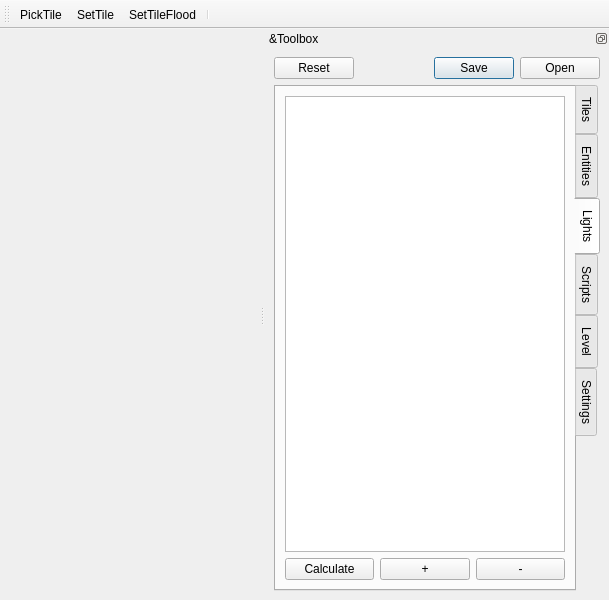
<?xml version="1.0" encoding="UTF-8"?>
<ui version="4.0">
 <class>MainWindow</class>
 <widget class="QMainWindow" name="MainWindow">
  <property name="geometry">
   <rect>
    <x>0</x>
    <y>0</y>
    <width>609</width>
    <height>600</height>
   </rect>
  </property>
  <property name="windowTitle">
   <string>Level Editor</string>
  </property>
  <property name="windowIcon">
   <iconset theme="applications-graphics">
    <normaloff>.</normaloff>.</iconset>
  </property>
  <property name="styleSheet">
   <string notr="true">QPushButton[noBorder=&quot;true&quot;] {
	border: none;
 	margin: 0px;
	padding: 0px;
}
QPushButton[noBorder=&quot;true&quot;]:checked {
	border: 2px solid #e02;
 	margin: 0px;
	padding: 0px;
}</string>
  </property>
  <widget class="QWidget" name="centralwidget"/>
  <widget class="QDockWidget" name="dockWidget_3">
   <property name="features">
    <set>QDockWidget::DockWidgetFloatable|QDockWidget::DockWidgetMovable</set>
   </property>
   <property name="windowTitle">
    <string>&amp;Toolbox</string>
   </property>
   <attribute name="dockWidgetArea">
    <number>2</number>
   </attribute>
   <widget class="QWidget" name="dockWidgetContents_3">
    <layout class="QVBoxLayout" name="verticalLayout_2">
     <item>
      <layout class="QVBoxLayout" name="verticalLayout">
       <item>
        <widget class="QDialogButtonBox" name="level_save_load_buttons">
         <property name="standardButtons">
          <set>QDialogButtonBox::Open|QDialogButtonBox::Reset|QDialogButtonBox::Save</set>
         </property>
         <property name="centerButtons">
          <bool>false</bool>
         </property>
        </widget>
       </item>
       <item>
        <widget class="QTabWidget" name="toolBox">
         <property name="tabPosition">
          <enum>QTabWidget::East</enum>
         </property>
         <property name="currentIndex">
          <number>2</number>
         </property>
         <widget class="QWidget" name="tabWidgetPage1">
          <attribute name="title">
           <string>Tiles</string>
          </attribute>
          <layout class="QVBoxLayout" name="verticalLayout_4">
           <item>
            <layout class="QHBoxLayout" name="horizontalLayout_2">
             <item>
              <layout class="QGridLayout" name="tiles_layout">
               <property name="sizeConstraint">
                <enum>QLayout::SetNoConstraint</enum>
               </property>
               <property name="spacing">
                <number>0</number>
               </property>
               <item row="0" column="0">
                <widget class="QPushButton" name="tile_wall_ceiling">
                 <property name="sizePolicy">
                  <sizepolicy hsizetype="Minimum" vsizetype="Minimum">
                   <horstretch>0</horstretch>
                   <verstretch>0</verstretch>
                  </sizepolicy>
                 </property>
                 <property name="toolTip">
                  <string>Ceiling</string>
                 </property>
                 <property name="text">
                  <string/>
                 </property>
                 <property name="iconSize">
                  <size>
                   <width>32</width>
                   <height>32</height>
                  </size>
                 </property>
                 <property name="checkable">
                  <bool>true</bool>
                 </property>
                 <property name="checked">
                  <bool>false</bool>
                 </property>
                 <property name="flat">
                  <bool>false</bool>
                 </property>
                 <property name="noBorder" stdset="0">
                  <bool>true</bool>
                 </property>
                </widget>
               </item>
               <item row="0" column="1">
                <widget class="QPushButton" name="tile_wall_north">
                 <property name="sizePolicy">
                  <sizepolicy hsizetype="Minimum" vsizetype="Minimum">
                   <horstretch>0</horstretch>
                   <verstretch>0</verstretch>
                  </sizepolicy>
                 </property>
                 <property name="toolTip">
                  <string>North Wall</string>
                 </property>
                 <property name="text">
                  <string/>
                 </property>
                 <property name="iconSize">
                  <size>
                   <width>32</width>
                   <height>32</height>
                  </size>
                 </property>
                 <property name="checkable">
                  <bool>true</bool>
                 </property>
                 <property name="checked">
                  <bool>false</bool>
                 </property>
                 <property name="flat">
                  <bool>false</bool>
                 </property>
                 <property name="noBorder" stdset="0">
                  <bool>true</bool>
                 </property>
                </widget>
               </item>
               <item row="1" column="0">
                <widget class="QPushButton" name="tile_wall_west">
                 <property name="sizePolicy">
                  <sizepolicy hsizetype="Minimum" vsizetype="Minimum">
                   <horstretch>0</horstretch>
                   <verstretch>0</verstretch>
                  </sizepolicy>
                 </property>
                 <property name="toolTip">
                  <string>West Wall</string>
                 </property>
                 <property name="text">
                  <string/>
                 </property>
                 <property name="iconSize">
                  <size>
                   <width>32</width>
                   <height>32</height>
                  </size>
                 </property>
                 <property name="checkable">
                  <bool>true</bool>
                 </property>
                 <property name="checked">
                  <bool>false</bool>
                 </property>
                 <property name="flat">
                  <bool>false</bool>
                 </property>
                 <property name="noBorder" stdset="0">
                  <bool>true</bool>
                 </property>
                </widget>
               </item>
               <item row="1" column="1">
                <widget class="QPushButton" name="tile_wall_all">
                 <property name="sizePolicy">
                  <sizepolicy hsizetype="Minimum" vsizetype="Minimum">
                   <horstretch>0</horstretch>
                   <verstretch>0</verstretch>
                  </sizepolicy>
                 </property>
                 <property name="text">
                  <string/>
                 </property>
                 <property name="icon">
                  <iconset theme="edit-select-all">
                   <normaloff>.</normaloff>.</iconset>
                 </property>
                 <property name="checkable">
                  <bool>true</bool>
                 </property>
                 <property name="flat">
                  <bool>false</bool>
                 </property>
                 <property name="noBorder" stdset="0">
                  <bool>true</bool>
                 </property>
                </widget>
               </item>
               <item row="1" column="2">
                <widget class="QPushButton" name="tile_wall_east">
                 <property name="sizePolicy">
                  <sizepolicy hsizetype="Minimum" vsizetype="Minimum">
                   <horstretch>0</horstretch>
                   <verstretch>0</verstretch>
                  </sizepolicy>
                 </property>
                 <property name="toolTip">
                  <string>East Wall</string>
                 </property>
                 <property name="text">
                  <string/>
                 </property>
                 <property name="iconSize">
                  <size>
                   <width>32</width>
                   <height>32</height>
                  </size>
                 </property>
                 <property name="checkable">
                  <bool>true</bool>
                 </property>
                 <property name="checked">
                  <bool>false</bool>
                 </property>
                 <property name="flat">
                  <bool>false</bool>
                 </property>
                 <property name="noBorder" stdset="0">
                  <bool>true</bool>
                 </property>
                </widget>
               </item>
               <item row="2" column="1">
                <widget class="QPushButton" name="tile_wall_south">
                 <property name="sizePolicy">
                  <sizepolicy hsizetype="Minimum" vsizetype="Minimum">
                   <horstretch>0</horstretch>
                   <verstretch>0</verstretch>
                  </sizepolicy>
                 </property>
                 <property name="toolTip">
                  <string>South Wall</string>
                 </property>
                 <property name="text">
                  <string/>
                 </property>
                 <property name="iconSize">
                  <size>
                   <width>32</width>
                   <height>32</height>
                  </size>
                 </property>
                 <property name="checkable">
                  <bool>true</bool>
                 </property>
                 <property name="checked">
                  <bool>false</bool>
                 </property>
                 <property name="flat">
                  <bool>false</bool>
                 </property>
                 <property name="noBorder" stdset="0">
                  <bool>true</bool>
                 </property>
                </widget>
               </item>
               <item row="2" column="0">
                <widget class="QPushButton" name="tile_wall_floor">
                 <property name="sizePolicy">
                  <sizepolicy hsizetype="Minimum" vsizetype="Minimum">
                   <horstretch>0</horstretch>
                   <verstretch>0</verstretch>
                  </sizepolicy>
                 </property>
                 <property name="toolTip">
                  <string>Floor</string>
                 </property>
                 <property name="text">
                  <string/>
                 </property>
                 <property name="iconSize">
                  <size>
                   <width>32</width>
                   <height>32</height>
                  </size>
                 </property>
                 <property name="checkable">
                  <bool>true</bool>
                 </property>
                 <property name="checked">
                  <bool>false</bool>
                 </property>
                 <property name="flat">
                  <bool>false</bool>
                 </property>
                 <property name="noBorder" stdset="0">
                  <bool>true</bool>
                 </property>
                </widget>
               </item>
              </layout>
             </item>
             <item>
              <layout class="QVBoxLayout" name="verticalLayout_3">
               <item>
                <widget class="QLabel" name="label_7">
                 <property name="text">
                  <string>Properties</string>
                 </property>
                </widget>
               </item>
               <item>
                <widget class="QDoubleSpinBox" name="tile_height">
                 <property name="specialValueText">
                  <string>Height (0)</string>
                 </property>
                 <property name="prefix">
                  <string/>
                 </property>
                 <property name="singleStep">
                  <double>0.100000000000000</double>
                 </property>
                </widget>
               </item>
               <item>
                <widget class="QDoubleSpinBox" name="tile_notch">
                 <property name="specialValueText">
                  <string>Notch (0)</string>
                 </property>
                 <property name="prefix">
                  <string/>
                 </property>
                 <property name="maximum">
                  <double>98.989999999999995</double>
                 </property>
                 <property name="singleStep">
                  <double>0.100000000000000</double>
                 </property>
                </widget>
               </item>
               <item>
                <widget class="QDoubleSpinBox" name="tile_notch_height">
                 <property name="specialValueText">
                  <string>Notch Height (0)</string>
                 </property>
                 <property name="singleStep">
                  <double>0.100000000000000</double>
                 </property>
                </widget>
               </item>
               <item>
                <widget class="QCheckBox" name="tileHeights">
                 <property name="text">
                  <string>Copy props?</string>
                 </property>
                </widget>
               </item>
               <item>
                <widget class="QLabel" name="tile_info">
                 <property name="text">
                  <string/>
                 </property>
                </widget>
               </item>
              </layout>
             </item>
            </layout>
           </item>
           <item>
            <widget class="QTabWidget" name="tabWidget">
             <property name="currentIndex">
              <number>1</number>
             </property>
             <widget class="QWidget" name="tab">
              <attribute name="title">
               <string>Textures</string>
              </attribute>
              <layout class="QVBoxLayout" name="verticalLayout_5">
               <item>
                <widget class="QListView" name="tile_list">
                 <property name="contextMenuPolicy">
                  <enum>Qt::ActionsContextMenu</enum>
                 </property>
                 <property name="editTriggers">
                  <set>QAbstractItemView::NoEditTriggers</set>
                 </property>
                 <property name="iconSize">
                  <size>
                   <width>32</width>
                   <height>32</height>
                  </size>
                 </property>
                </widget>
               </item>
              </layout>
             </widget>
             <widget class="QWidget" name="tab_2">
              <attribute name="title">
               <string>Decals</string>
              </attribute>
              <layout class="QVBoxLayout" name="verticalLayout_10">
               <item>
                <widget class="QLabel" name="label_8">
                 <property name="text">
                  <string>side x y w h tex blend</string>
                 </property>
                 <property name="textFormat">
                  <enum>Qt::PlainText</enum>
                 </property>
                </widget>
               </item>
               <item>
                <widget class="QPlainTextEdit" name="decalsText"/>
               </item>
               <item>
                <widget class="QPushButton" name="decalsUpdate">
                 <property name="text">
                  <string>Update</string>
                 </property>
                </widget>
               </item>
              </layout>
             </widget>
            </widget>
           </item>
          </layout>
         </widget>
         <widget class="QWidget" name="tabWidgetPage2">
          <attribute name="title">
           <string>Entities</string>
          </attribute>
          <layout class="QVBoxLayout" name="verticalLayout_9">
           <item>
            <layout class="QVBoxLayout" name="verticalLayout_8">
             <item>
              <widget class="QLabel" name="label_3">
               <property name="text">
                <string>Position (X Y Z)</string>
               </property>
              </widget>
             </item>
             <item>
              <layout class="QHBoxLayout" name="horizontalLayout_3">
               <item>
                <widget class="QDoubleSpinBox" name="ent_x"/>
               </item>
               <item>
                <widget class="QDoubleSpinBox" name="ent_y"/>
               </item>
               <item>
                <widget class="QDoubleSpinBox" name="ent_z"/>
               </item>
              </layout>
             </item>
             <item>
              <widget class="QLabel" name="label_4">
               <property name="text">
                <string>Bounding Box (Width / Height)</string>
               </property>
              </widget>
             </item>
             <item>
              <layout class="QHBoxLayout" name="horizontalLayout_5">
               <item>
                <widget class="QDoubleSpinBox" name="ent_width">
                 <property name="value">
                  <double>1.000000000000000</double>
                 </property>
                </widget>
               </item>
               <item>
                <widget class="QDoubleSpinBox" name="ent_height">
                 <property name="value">
                  <double>0.800000000000000</double>
                 </property>
                </widget>
               </item>
              </layout>
             </item>
             <item>
              <widget class="QLabel" name="label_5">
               <property name="text">
                <string>Visual Size (Width / Height)</string>
               </property>
              </widget>
             </item>
             <item>
              <layout class="QHBoxLayout" name="horizontalLayout_6">
               <item>
                <widget class="QDoubleSpinBox" name="ent_vis_width">
                 <property name="value">
                  <double>1.000000000000000</double>
                 </property>
                </widget>
               </item>
               <item>
                <widget class="QDoubleSpinBox" name="ent_vis_height">
                 <property name="value">
                  <double>1.000000000000000</double>
                 </property>
                </widget>
               </item>
              </layout>
             </item>
             <item>
              <widget class="QComboBox" name="ent_type">
               <item>
                <property name="text">
                 <string>Decoration</string>
                </property>
               </item>
               <item>
                <property name="text">
                 <string>Robby</string>
                </property>
               </item>
              </widget>
             </item>
             <item>
              <widget class="QListView" name="ent_list"/>
             </item>
             <item>
              <layout class="QHBoxLayout" name="horizontalLayout_4">
               <item>
                <widget class="QPushButton" name="ent_save">
                 <property name="text">
                  <string>Save</string>
                 </property>
                </widget>
               </item>
               <item>
                <widget class="QPushButton" name="ent_delete">
                 <property name="text">
                  <string>Delete</string>
                 </property>
                </widget>
               </item>
              </layout>
             </item>
            </layout>
           </item>
          </layout>
         </widget>
         <widget class="QWidget" name="tabLights">
          <attribute name="title">
           <string>Lights</string>
          </attribute>
          <layout class="QVBoxLayout" name="verticalLayout_12">
           <item>
            <layout class="QVBoxLayout" name="verticalLayout_11">
             <item>
              <widget class="QTableView" name="lightList">
               <attribute name="horizontalHeaderDefaultSectionSize">
                <number>40</number>
               </attribute>
              </widget>
             </item>
             <item>
              <layout class="QHBoxLayout" name="horizontalLayout">
               <item>
                <widget class="QPushButton" name="lightCalc">
                 <property name="text">
                  <string>Calculate</string>
                 </property>
                </widget>
               </item>
               <item>
                <widget class="QPushButton" name="lightAdd">
                 <property name="text">
                  <string>+</string>
                 </property>
                </widget>
               </item>
               <item>
                <widget class="QPushButton" name="lightRemove">
                 <property name="text">
                  <string>-</string>
                 </property>
                </widget>
               </item>
              </layout>
             </item>
            </layout>
           </item>
          </layout>
         </widget>
         <widget class="QWidget" name="tabWidgetPage3">
          <attribute name="title">
           <string>Scripts</string>
          </attribute>
         </widget>
         <widget class="QWidget" name="tabWidgetPage4">
          <attribute name="title">
           <string>Level</string>
          </attribute>
          <layout class="QVBoxLayout" name="verticalLayout_6">
           <item>
            <widget class="QLabel" name="label_6">
             <property name="text">
              <string>Player position (X Y Z Dir)</string>
             </property>
            </widget>
           </item>
           <item>
            <layout class="QHBoxLayout" name="horizontalLayout_7">
             <item>
              <widget class="QDoubleSpinBox" name="player_x"/>
             </item>
             <item>
              <widget class="QDoubleSpinBox" name="player_y"/>
             </item>
             <item>
              <widget class="QDoubleSpinBox" name="player_z"/>
             </item>
             <item>
              <widget class="QDoubleSpinBox" name="player_dir"/>
             </item>
            </layout>
           </item>
           <item>
            <widget class="QLabel" name="label">
             <property name="text">
              <string>Name</string>
             </property>
            </widget>
           </item>
           <item>
            <widget class="QLineEdit" name="level_name"/>
           </item>
           <item>
            <widget class="QLabel" name="label_2">
             <property name="text">
              <string>Description</string>
             </property>
            </widget>
           </item>
           <item>
            <widget class="QPlainTextEdit" name="level_text"/>
           </item>
           <item>
            <widget class="QDialogButtonBox" name="level_buttons">
             <property name="standardButtons">
              <set>QDialogButtonBox::Apply|QDialogButtonBox::Discard</set>
             </property>
            </widget>
           </item>
          </layout>
         </widget>
         <widget class="QWidget" name="tabWidgetPage5">
          <attribute name="title">
           <string>Settings</string>
          </attribute>
          <layout class="QVBoxLayout" name="verticalLayout_7">
           <item>
            <widget class="QCheckBox" name="setting_light">
             <property name="text">
              <string>Enable Lighting</string>
             </property>
             <property name="checked">
              <bool>true</bool>
             </property>
            </widget>
           </item>
           <item>
            <widget class="QCheckBox" name="setting_grid">
             <property name="text">
              <string>Draw Grid</string>
             </property>
            </widget>
           </item>
           <item>
            <spacer name="verticalSpacer_2">
             <property name="orientation">
              <enum>Qt::Vertical</enum>
             </property>
             <property name="sizeHint" stdset="0">
              <size>
               <width>20</width>
               <height>40</height>
              </size>
             </property>
            </spacer>
           </item>
          </layout>
         </widget>
        </widget>
       </item>
      </layout>
     </item>
    </layout>
   </widget>
  </widget>
  <widget class="QToolBar" name="toolBar">
   <property name="windowTitle">
    <string>toolBar</string>
   </property>
   <attribute name="toolBarArea">
    <enum>TopToolBarArea</enum>
   </attribute>
   <attribute name="toolBarBreak">
    <bool>false</bool>
   </attribute>
   <addaction name="actionPickTile"/>
   <addaction name="actionSetTile"/>
   <addaction name="actionSetTileFlood"/>
   <addaction name="separator"/>
  </widget>
  <action name="actionPickTile">
   <property name="icon">
    <iconset theme="tool_color_picker">
     <normaloff>.</normaloff>.</iconset>
   </property>
   <property name="text">
    <string>PickTile</string>
   </property>
   <property name="shortcut">
    <string>Ctrl+C</string>
   </property>
  </action>
  <action name="actionSetTile">
   <property name="icon">
    <iconset theme="tool_pen">
     <normaloff>.</normaloff>.</iconset>
   </property>
   <property name="text">
    <string>SetTile</string>
   </property>
   <property name="shortcut">
    <string>Ctrl+V</string>
   </property>
  </action>
  <action name="actionSetTileFlood">
   <property name="icon">
    <iconset theme="tool_flood_fill">
     <normaloff>.</normaloff>.</iconset>
   </property>
   <property name="text">
    <string>SetTileFlood</string>
   </property>
   <property name="shortcut">
    <string>Ctrl+F</string>
   </property>
  </action>
  <action name="texCopy">
   <property name="text">
    <string>Copy Texture</string>
   </property>
  </action>
 </widget>
 <resources>
  <include location="shaders.qrc"/>
 </resources>
 <connections>
  <connection>
   <sender>actionPickTile</sender>
   <signal>triggered()</signal>
   <receiver>MainWindow</receiver>
   <slot>onPickTile()</slot>
   <hints>
    <hint type="sourcelabel">
     <x>-1</x>
     <y>-1</y>
    </hint>
    <hint type="destinationlabel">
     <x>308</x>
     <y>299</y>
    </hint>
   </hints>
  </connection>
  <connection>
   <sender>level_save_load_buttons</sender>
   <signal>clicked(QAbstractButton*)</signal>
   <receiver>MainWindow</receiver>
   <slot>onSaveLoad(QAbstractButton*)</slot>
   <hints>
    <hint type="sourcelabel">
     <x>607</x>
     <y>80</y>
    </hint>
    <hint type="destinationlabel">
     <x>308</x>
     <y>299</y>
    </hint>
   </hints>
  </connection>
  <connection>
   <sender>setting_grid</sender>
   <signal>toggled(bool)</signal>
   <receiver>MainWindow</receiver>
   <slot>onSettingsGrid(bool)</slot>
   <hints>
    <hint type="sourcelabel">
     <x>570</x>
     <y>168</y>
    </hint>
    <hint type="destinationlabel">
     <x>308</x>
     <y>299</y>
    </hint>
   </hints>
  </connection>
  <connection>
   <sender>setting_light</sender>
   <signal>toggled(bool)</signal>
   <receiver>MainWindow</receiver>
   <slot>onSettingsLighting(bool)</slot>
   <hints>
    <hint type="sourcelabel">
     <x>570</x>
     <y>142</y>
    </hint>
    <hint type="destinationlabel">
     <x>308</x>
     <y>299</y>
    </hint>
   </hints>
  </connection>
  <connection>
   <sender>tile_list</sender>
   <signal>activated(QModelIndex)</signal>
   <receiver>MainWindow</receiver>
   <slot>onTileListSelected(QModelIndex)</slot>
   <hints>
    <hint type="sourcelabel">
     <x>443</x>
     <y>401</y>
    </hint>
    <hint type="destinationlabel">
     <x>308</x>
     <y>299</y>
    </hint>
   </hints>
  </connection>
  <connection>
   <sender>level_buttons</sender>
   <signal>clicked(QAbstractButton*)</signal>
   <receiver>MainWindow</receiver>
   <slot>onLevelTextApplyReset(QAbstractButton*)</slot>
   <hints>
    <hint type="sourcelabel">
     <x>443</x>
     <y>564</y>
    </hint>
    <hint type="destinationlabel">
     <x>308</x>
     <y>299</y>
    </hint>
   </hints>
  </connection>
  <connection>
   <sender>tile_wall_all</sender>
   <signal>toggled(bool)</signal>
   <receiver>tile_wall_west</receiver>
   <slot>setChecked(bool)</slot>
   <hints>
    <hint type="sourcelabel">
     <x>386</x>
     <y>249</y>
    </hint>
    <hint type="destinationlabel">
     <x>343</x>
     <y>249</y>
    </hint>
   </hints>
  </connection>
  <connection>
   <sender>tile_wall_all</sender>
   <signal>toggled(bool)</signal>
   <receiver>tile_wall_south</receiver>
   <slot>setChecked(bool)</slot>
   <hints>
    <hint type="sourcelabel">
     <x>386</x>
     <y>249</y>
    </hint>
    <hint type="destinationlabel">
     <x>386</x>
     <y>311</y>
    </hint>
   </hints>
  </connection>
  <connection>
   <sender>tile_wall_all</sender>
   <signal>toggled(bool)</signal>
   <receiver>tile_wall_north</receiver>
   <slot>setChecked(bool)</slot>
   <hints>
    <hint type="sourcelabel">
     <x>386</x>
     <y>249</y>
    </hint>
    <hint type="destinationlabel">
     <x>386</x>
     <y>186</y>
    </hint>
   </hints>
  </connection>
  <connection>
   <sender>tile_wall_all</sender>
   <signal>toggled(bool)</signal>
   <receiver>tile_wall_east</receiver>
   <slot>setChecked(bool)</slot>
   <hints>
    <hint type="sourcelabel">
     <x>386</x>
     <y>249</y>
    </hint>
    <hint type="destinationlabel">
     <x>430</x>
     <y>249</y>
    </hint>
   </hints>
  </connection>
  <connection>
   <sender>actionSetTile</sender>
   <signal>triggered()</signal>
   <receiver>MainWindow</receiver>
   <slot>onSetTile()</slot>
   <hints>
    <hint type="sourcelabel">
     <x>-1</x>
     <y>-1</y>
    </hint>
    <hint type="destinationlabel">
     <x>308</x>
     <y>299</y>
    </hint>
   </hints>
  </connection>
  <connection>
   <sender>ent_save</sender>
   <signal>clicked()</signal>
   <receiver>MainWindow</receiver>
   <slot>onEntitySave()</slot>
   <hints>
    <hint type="sourcelabel">
     <x>431</x>
     <y>578</y>
    </hint>
    <hint type="destinationlabel">
     <x>308</x>
     <y>299</y>
    </hint>
   </hints>
  </connection>
  <connection>
   <sender>ent_delete</sender>
   <signal>clicked()</signal>
   <receiver>MainWindow</receiver>
   <slot>onEntityDelete()</slot>
   <hints>
    <hint type="sourcelabel">
     <x>527</x>
     <y>563</y>
    </hint>
    <hint type="destinationlabel">
     <x>308</x>
     <y>299</y>
    </hint>
   </hints>
  </connection>
  <connection>
   <sender>actionSetTileFlood</sender>
   <signal>triggered()</signal>
   <receiver>MainWindow</receiver>
   <slot>onSetTileFlood()</slot>
   <hints>
    <hint type="sourcelabel">
     <x>-1</x>
     <y>-1</y>
    </hint>
    <hint type="destinationlabel">
     <x>308</x>
     <y>299</y>
    </hint>
   </hints>
  </connection>
  <connection>
   <sender>decalsUpdate</sender>
   <signal>clicked()</signal>
   <receiver>MainWindow</receiver>
   <slot>onDecalsUpdate()</slot>
   <hints>
    <hint type="sourcelabel">
     <x>434</x>
     <y>555</y>
    </hint>
    <hint type="destinationlabel">
     <x>308</x>
     <y>299</y>
    </hint>
   </hints>
  </connection>
  <connection>
   <sender>texCopy</sender>
   <signal>triggered()</signal>
   <receiver>MainWindow</receiver>
   <slot>onCopyTexName()</slot>
   <hints>
    <hint type="sourcelabel">
     <x>-1</x>
     <y>-1</y>
    </hint>
    <hint type="destinationlabel">
     <x>308</x>
     <y>299</y>
    </hint>
   </hints>
  </connection>
  <connection>
   <sender>lightAdd</sender>
   <signal>clicked()</signal>
   <receiver>MainWindow</receiver>
   <slot>onLightAdd()</slot>
   <hints>
    <hint type="sourcelabel">
     <x>581</x>
     <y>563</y>
    </hint>
    <hint type="destinationlabel">
     <x>416</x>
     <y>299</y>
    </hint>
   </hints>
  </connection>
  <connection>
   <sender>lightRemove</sender>
   <signal>clicked()</signal>
   <receiver>MainWindow</receiver>
   <slot>onLightRemove()</slot>
   <hints>
    <hint type="sourcelabel">
     <x>719</x>
     <y>563</y>
    </hint>
    <hint type="destinationlabel">
     <x>416</x>
     <y>299</y>
    </hint>
   </hints>
  </connection>
  <connection>
   <sender>lightCalc</sender>
   <signal>clicked()</signal>
   <receiver>MainWindow</receiver>
   <slot>onCalcLights()</slot>
   <hints>
    <hint type="sourcelabel">
     <x>334</x>
     <y>563</y>
    </hint>
    <hint type="destinationlabel">
     <x>304</x>
     <y>299</y>
    </hint>
   </hints>
  </connection>
 </connections>
 <slots>
  <slot>onPickTile()</slot>
  <slot>onSaveLoad(QAbstractButton*)</slot>
  <slot>onLevelTextApplyReset(QAbstractButton*)</slot>
  <slot>onTileListSelected(QModelIndex)</slot>
  <slot>onSetTile()</slot>
  <slot>onSettingsGrid(bool)</slot>
  <slot>onSettingsLighting(bool)</slot>
  <slot>onEntityTypeChanged(int)</slot>
  <slot>onEntityAdd()</slot>
  <slot>onEntitySave()</slot>
  <slot>onEntityDelete()</slot>
  <slot>onSetTileFlood()</slot>
  <slot>onDecalsUpdate()</slot>
  <slot>onCopyTexName()</slot>
  <slot>onLightAdd()</slot>
  <slot>onLightRemove()</slot>
  <slot>onCalcLights()</slot>
 </slots>
</ui>
